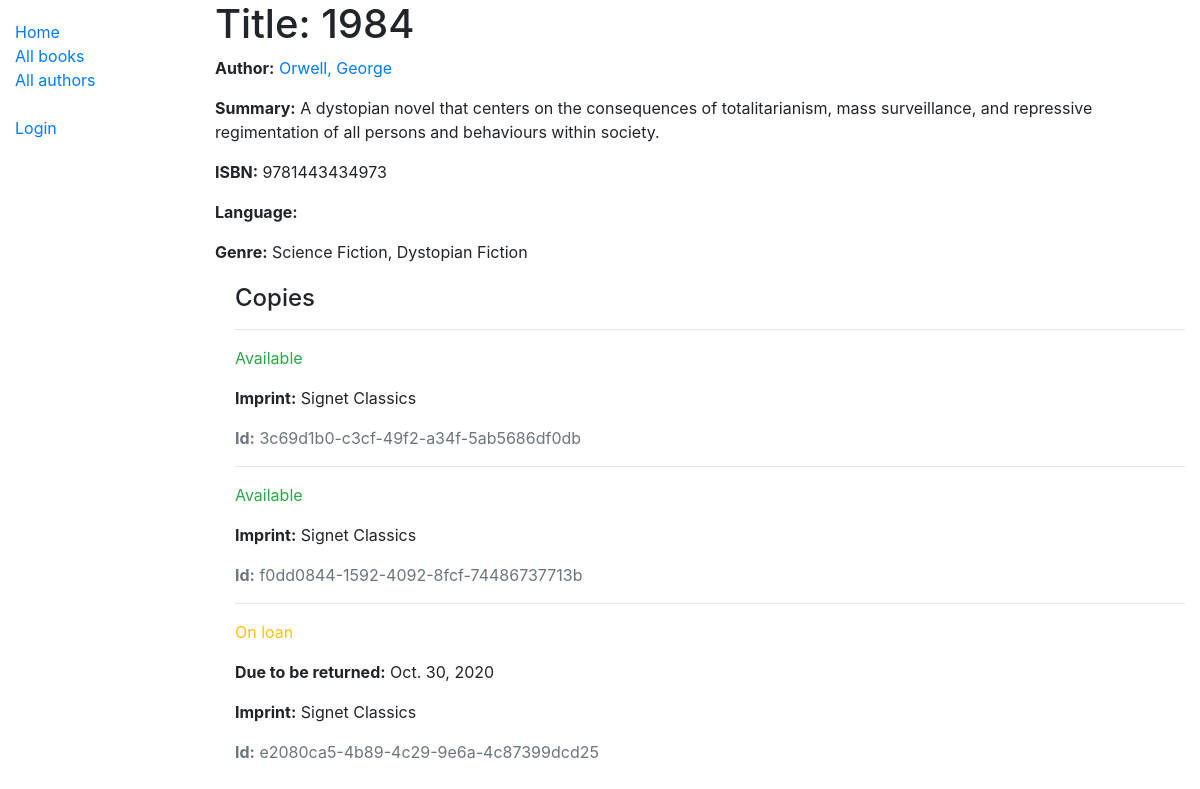
/catalog/book/1, run on the app's committed database.
### catalog/models.py (models this page shows, shortened)
class Book(models.Model):
  title = models.CharField(max_length=200)
  author = models.ForeignKey('Author', on_delete=models.SET_NULL, null=True)
  summary = models.TextField(max_length=1000, help_text='Enter a brief description of the book')
  isbn = models.CharField('ISBN', max_length=13, help_text='13 Character <a href="https://www.isbn-international.org/content/what-isbn">ISBN number</a>')
  genre = models.ManyToManyField(Genre, help_text='Select a genre for this book')
  def display_genre(self):
    """Create a string for the Genre. This is required to display genre in Admin."""
    return ', '.join(genre.name for genre in self.genre.all()[:3])
  display_genre.short_description = 'Genre'

class Author(models.Model):
  first_name = models.CharField(max_length=100)
  last_name = models.CharField(max_length=100)
  date_of_birth = models.DateField('Born', null=True, blank=True)
  date_of_death = models.DateField('Died', null=True, blank=True)
  class Meta:
    ordering = ['last_name', 'first_name']
  def __str__(self):
    return f'{self.last_name}, {self.first_name}'

class Genre(models.Model):
  name = models.CharField(max_length=200, help_text='Enter a book genre (e.g. Science Fiction)')
  def __str__(self):
    return self.name

class BookInstance(models.Model):
  id = models.UUIDField(primary_key=True, default=uuid.uuid4, help_text='Unique ID for this particular book across whole library')
  book = models.ForeignKey('Book', on_delete=models.SET_NULL, null=True)
  imprint = models.CharField(max_length=200)
  due_back = models.DateField(null=True, blank=True)
  borrower = models.ForeignKey(User, on_delete=models.SET_NULL, null=True, blank=True)
  LOAN_STATUS = (
    ('m', 'Maintenance'),
    ('o', 'On loan'),
    ('a', 'Available'),
    ('r', 'Reserved'),
  )
  status = models.CharField(
    max_length=1,
    choices=LOAN_STATUS,
    blank=True,
    default='m',
    help_text='Book Availability',
  )
  class Meta:
    ordering = ['due_back']
    permissions = (("can_mark_returned", "Set book as returned"),)

### catalog/views.py (the view)
# urls.py: path('book/<int:pk>', views.BookDetailView.as_view(), name='book-detail'),
class BookDetailView(generic.DetailView):
  model = Book

### catalog/templates/catalog/book_detail.html (shortened to what this page needs)
{% extends "base_generic.html" %}
{% block content %}
  <h1>Title: {{ book.title }}</h1>
  <p><strong>Author:</strong> <a href="{% url 'author-detail' book.author.pk %}">{{ book.author }}</a></p>
  <p><strong>Summary:</strong> {{ book.summary }}</p>
  <p><strong>ISBN:</strong> {{ book.isbn }}</p>
  <p><strong>Language:</strong> {{ book.language }}</p>
  <p><strong>Genre:</strong> {{ book.genre.all|join:", " }}</p>
  <div style="margin-left:20px;margin-top:20px">
    <h4>Copies</h4>
    {% for copy in book.bookinstance_set.all %}
      <hr>
      <p class="{% if copy.status == 'a' %}text-success{% elif copy.status == 'm' %}text-danger{% else %}text-warning{% endif %}">
        {{ copy.get_status_display }}
      </p>
      {% if copy.status != 'a' %}
        <p><strong>Due to be returned:</strong> {{ copy.due_back }}</p>
      {% endif %}
      <p><strong>Imprint:</strong> {{ copy.imprint }}</p>
      <p class="text-muted"><strong>Id:</strong> {{ copy.id }}</p>
    {% endfor %}
  </div>
{% endblock %}

### data on the page
Book: title "1984", author "Orwell, George", summary "A dystopian novel that centers on the consequences of totalitarianism, mass surveillance, and repressive regimentation of all persons and behaviours within society.", isbn "9781443434973", genre.all "Science Fiction, Dystopian Fiction"
BookInstance: status "Available", imprint "Signet Classics", id "3c69d1b0-c3cf-49f2-a34f-5ab5686df0db"
BookInstance: status "Available", imprint "Signet Classics", id "f0dd0844-1592-4092-8fcf-74486737713b"
BookInstance: status "On loan", due_back "Oct. 30, 2020", imprint "Signet Classics", id "e2080ca5-4b89-4c29-9e6a-4c87399dcd25"
